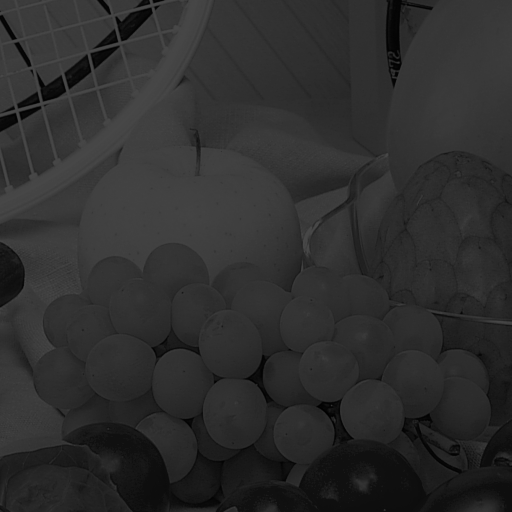
#> input picture Lab4/darkImage.png, 512 x 512 px
$ jupyter execute --allow-errors Lab04.ipynb
#> lines starting #> are read from the running program, lines starting #| are printed output that depends on the picture
[cell 1]
import cv2
import numpy as np
import matplotlib.pyplot as plt

img = cv2.imread('darkImage.png',0)
#> img is the input picture: shape (512, 512); min 0, max 71, mean 45.7

histogram1 = cv2.calcHist([img],[0], None, [256] , [0,255])
#> histogram1 = 256 values, max 14098 at index 47, min 0 at index 72, mean 1024

equalizedImg = cv2.equalizeHist(img)
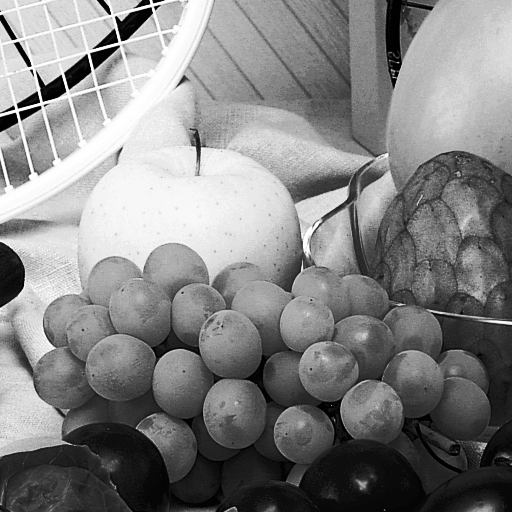
#> equalizedImg: shape (512, 512); min 0, max 255, mean 130.7

histogram2 = cv2.calcHist([equalizedImg],[0], None, [256] , [0,255])
#> histogram2 = 256 values, max 14098 at index 131, min 0 at index 6, mean 1020

plt.subplot(121), plt.plot(histogram1)
plt.subplot(122), plt.plot(histogram2)

result = np.hstack((img, equalizedImg))
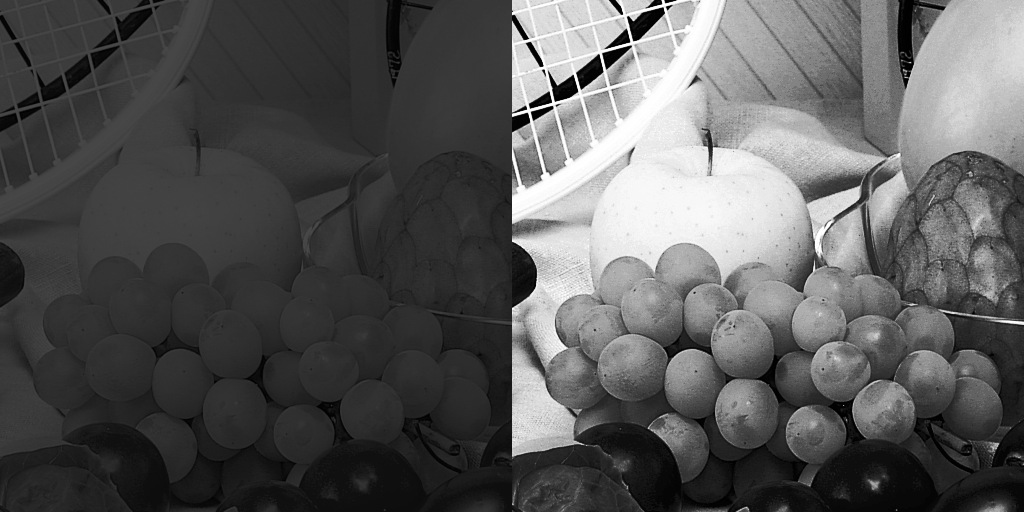
#> result: shape (512, 1024); min 0, max 255, mean 88.2
cv2.imshow('Result',result)
cv2.waitKey(0)
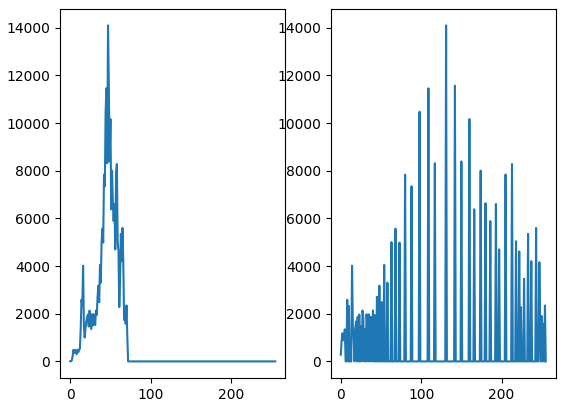
#> figure drawn by matplotlib, 2 panels; panel 1: curve peaks at x = 47, y = 14098; panel 2: curve peaks at x = 131, y = 14098

[cell 2]
import cv2
import numpy as np
import matplotlib.pyplot as plt

img = cv2.imread('brightImage.png',0)

histogram1 = cv2.calcHist([img],[0], None, [256] , [0,255])
#> histogram1 = 256 values from 0 to 0

equalizedImg = cv2.equalizeHist(img)

histogram2 = cv2.calcHist([equalizedImg],[0], None, [256] , [0,255])
#> histogram2 = 256 values from 0 to 0

plt.subplot(121), plt.plot(histogram1)
plt.subplot(122), plt.plot(histogram2)

result = np.hstack((img, equalizedImg))
cv2.imshow('Result',result)
cv2.waitKey(0)
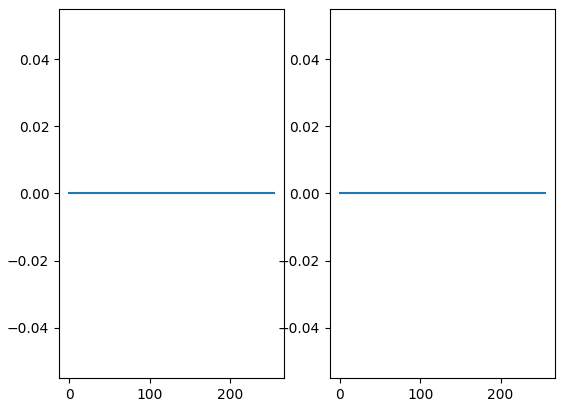
#> figure drawn by matplotlib, 2 panels

[cell 3]
#2.

[cell 4]
import cv2
import numpy as np
import matplotlib.pyplot as plt

#read the image
img1 = cv2.imread('darkImage.png',0)
img2 = cv2.imread('brightImage.png',0)

histogram1 = cv2.calcHist([img1],[0], None, [256] , [0,255])
#> histogram1 = 256 values, max 14098 at index 47, min 0 at index 72, mean 1024
histogram2 = cv2.calcHist([img2],[0], None, [256] , [0,255])

equalizedImg1 = cv2.equalizeHist(img1)
equalizedImg2 = cv2.equalizeHist(img2)

histogram3 = cv2.calcHist([equalizedImg1],[0], None, [256] , [0,255])
#> histogram3 = 256 values, max 14098 at index 131, min 0 at index 6, mean 1020
histogram4 = cv2.calcHist([equalizedImg2],[0], None, [256] , [0,255])
#> histogram4 = 256 values from 0 to 0

plt.subplot(221),plt.plot(histogram1)
plt.subplot(222),plt.plot(histogram2)
plt.subplot(223),plt.plot(histogram3)
plt.subplot(224),plt.plot(histogram4)

plt.show()
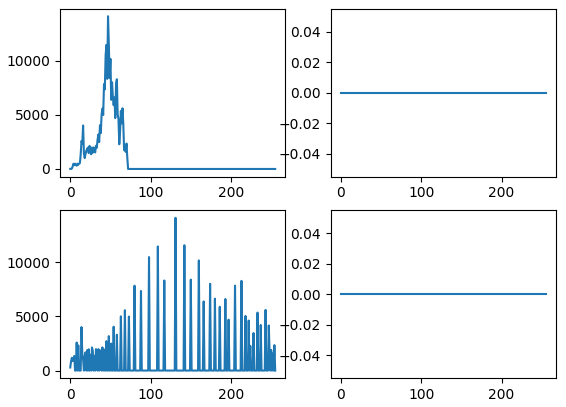
#> figure drawn by matplotlib, 4 panels; panel 1: curve peaks at x = 47, y = 14098; panel 3: curve peaks at x = 131, y = 14098
